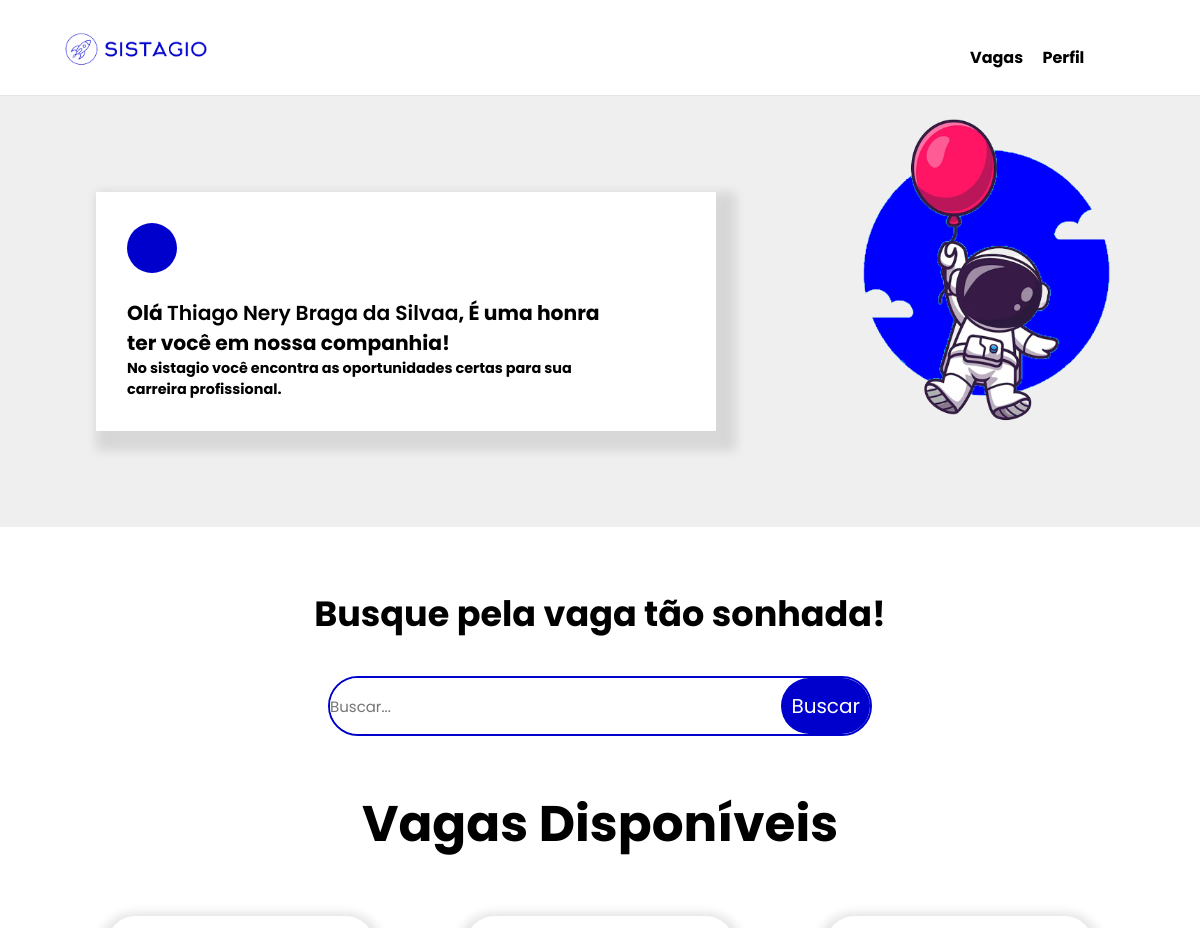
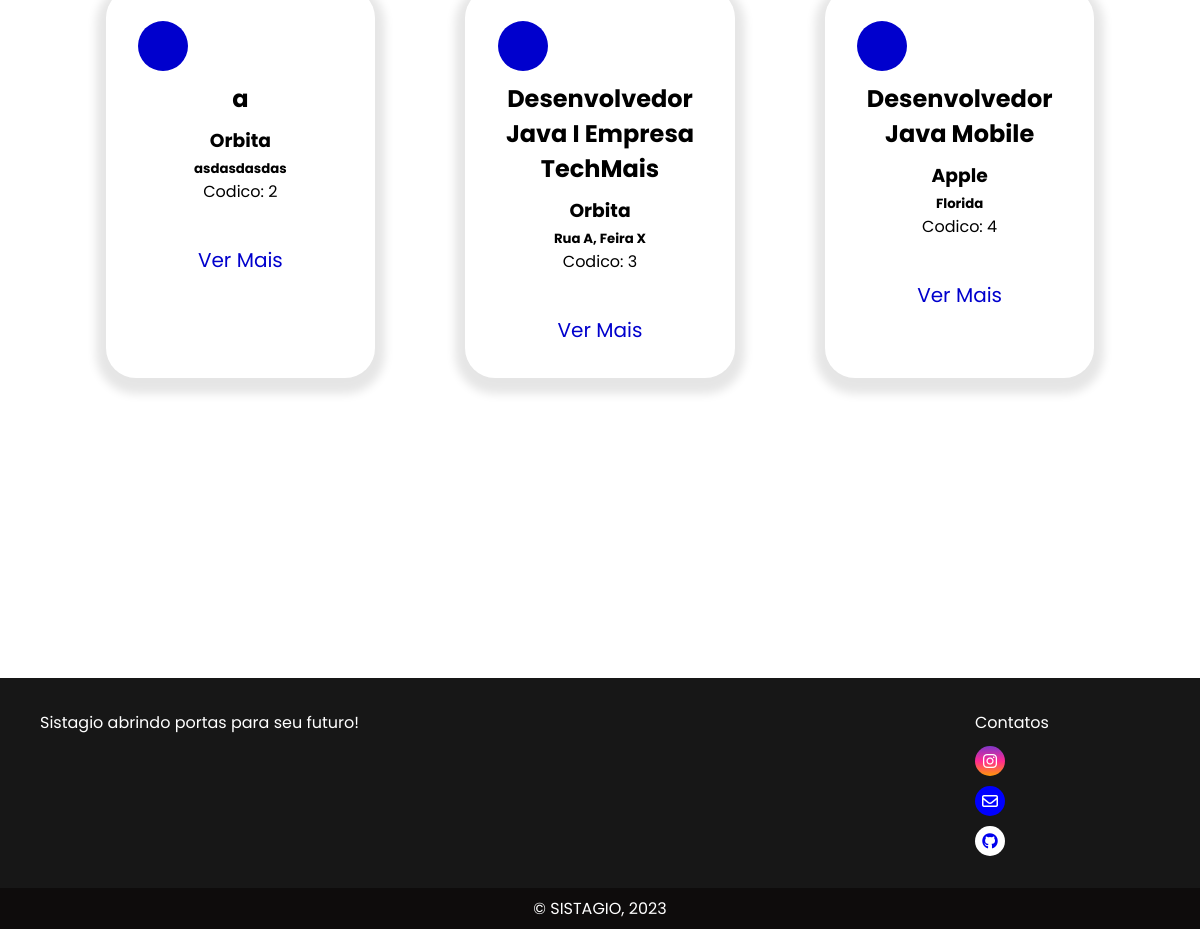
The page /vagas/ (signed in) on the database its author committed (2 pictures, top to bottom).
### post_vagas/models.py (models this page shows, shortened)
class PostVagas(models.Model):
    vag_cod = models.BigAutoField(primary_key=True)
    vag_usuario_fk = models.ForeignKey(User, on_delete=models.CASCADE)
    vag_nome = models.CharField(max_length=50,null=True,blank=True)
    vag_tell = models.CharField(max_length=50,null=True,blank=True)
    vag_email = models.EmailField(max_length=80,null=True,blank=True)
    vag_endereco = models.CharField(max_length=20,null=True,blank=True)
    vag_descricao = models.CharField(max_length=100,null=True,blank=True)
    vag_funcao = models.CharField(max_length=50,null=True,blank=True)
    vag_beneficio = models.CharField(max_length=100,null=True,blank=True)

### post_vagas/views.py (the view, shortened to what this page needs)
# urls.py: path('',views.ListaVagas.as_view(),name='homepage'),
class ListaVagas(View):
    template_name = 'post_vagas/vagas.html'
    def setup(self, *args, **kwargs):
        super().setup(*args, **kwargs)
        self.perfil = PerfilUser.objects.filter(per_pessoa_fk=self.request.user).first()
        self.contexto = {
            'perfilUsuario':self.perfil
        }
        if self.perfil.tipo != 'E':
            self.contexto['vagas'] = models.PostVagas.objects.all()
        else:
            alunos_perfil = PerfilUser.objects.filter(tipo="A")
            self.contexto['alunos_perfil'] = alunos_perfil
        self.page = render(self.request, self.template_name, self.contexto)
    def get(self, *args, **kwargs):
        return self.page

### post_vagas/templates/post_vagas/vagas.html (shortened to what this page needs)
{% extends 'base.html' %}
{% load static %}
{% block style %}
<link rel="stylesheet" href="{% static 'vagas.css'%}">{% endblock %}
{% block conteudo %}
{% include 'parcias/_header.html' %}
<main class="main">
    <div class="container-apresentacao-main">
        <div class="itens-info">
            <div class="infoInicio">
                <div class="roda"></div>
                <h3 title="carrossel">Olá <span class="nome-pessoa">{{user.first_name}}</span>, É uma honra ter você em
                    nossa companhia!</h3>
                <h5 class="subtitulo-carrosel">No sistagio você encontra as oportunidades certas para sua carreira
                    profissional.</h5>
            </div>
        </div>
        <div class="itens-img-main">
            <img src="/static/imagens/img-inicio-mainn.png" alt="computador" id="img-computador-main">
        </div>
    </div>
    <form class="busca" method="POST" action="{% url 'post_vagas:homepage' %}">
        <div class="divBusca">
            <h1 class="titleBusca">{% if perfilUsuario.tipo == 'A' %}Busque pela vaga tão sonhada! {%else%}
                Busque por alunos!{%endif%} </h1>
            <div class="itensBusca">
                    <input type="text" id="txtBusca" placeholder="Buscar..." value="{{busca}}" name="busca" />
                    <button id="btnBusca">Buscar</button>
            </div>
        </div>
    </form>
    {% if perfilUsuario.tipo == 'A' %}
    <section class="vagas">
        <h1 class="title-container-vagas">Vagas Disponíveis</h1>
        <div class="containerVagas">
            {% for vaga in vagas %}
            <div class="box-vagas" id="urlRequisicao" data-url="{% url 'post_vagas:verificacao' %}">
                <div class="card-vagas">
                    <div class="itens-vagas">
                        <div class="roda"></div>
                        <h2 class="vaga_name">{{ vaga.vag_nome}}</h2>
                        <h3 class="title-empresa">{{ vaga.vag_usuario_fk.first_name}}</h3>
                        <h5 class="endereco">{{ vaga.vag_endereco}}</h5>
                        <p>Codico: <vaga_codigo id="vaga_codigo">{{vaga.vag_cod}}</vaga_codigo>
                        </p>
                    </div>
                    <div class="itens-btn">
                        <a class=" btn-ver-mais {{vaga.vag_nome}}">Ver Mais</a>
                    </div>
                </div>
            </div>
            {% endfor %}
        </div>
    </section>
</main>
{%endif%}
{% include 'parcias/_footer.html'%}
{% endblock %}

### templates/static/vagas.css (style rules this page uses)
* { margin:0; padding:0; font-family: 'Poppins' , sans-serif; }
.roda { background-color: #0000CD; width: 50px; height: 50px; border-radius: 50%; margin-bottom: 5%; }
.container-apresentacao-main { background-color: #ebebebc4; display: flex; }
.itens-info { background-color: #fff; margin: 8%; box-shadow: 10px 10px 10px 10px rgba(0, 0, 0, 0.1); height: 10%; }
#img-computador-main { width: 90%; transform: translateY(0px); animation: float 3s ease-in-out infinite; }
.infoInicio { padding: 5%; font-size: 13pt; width: 80%; }
.nome-pessoa { font-weight: 600; }
form.busca { width: 100%; text-align: center; margin-top: 5%; }
.divBusca { text-align: center; height: 10vh; }
.divBusca h1 { font-size: 35px; margin-bottom: 3%; }
.itensBusca { border: solid 2px #0000CD; width: 45%; display: flex; border-radius: 30px; margin: 0 auto; }
.itensBusca input { font-size: 15px; border: none; width: 100%; height: 7vh; border-radius: 35px; outline: none; }
.itensBusca button { font-size: 20px; height: 7vh; padding: 10px; border-radius: 30px; border: none; cursor: pointer; color: white; background-color: #0000CD; }
.vagas { display: block; padding: 10%; text-align: center; padding: 10% 5% 10% 5%; }
.title-container-vagas { font-size: 50px; }
.card-vagas { box-shadow: 0px 6px 10px 10px rgba(0, 0, 0, 0.1); padding: 9%; width: 57%; border-radius: 30px; }
.containerVagas { display: flex; width: 100%; flex-wrap: wrap; justify-content: center; }
.box-vagas { margin-top: 5%; display: flex; width: 33.3%; justify-content: space-around; flex-direction: row; }
.itens-btn { margin-top: 20%; }
.itens-vagas h2 { margin-bottom: 5%; }
.itens-vagas h5 { margin-top: 2%; }
.btn-ver-mais { text-decoration: none; color: #0000CD; font-size: 20px; }

### templates/static/_footer.css (style rules this page uses)
:root { --color-neutral-0: #0e0c0c; --color-neutral-10: #171717; --color-neutral-0: #0e0c0c; }

### rows shown on the page
PostVagas: vag_nome "a", vag_usuario_fk.first_name "Orbita", vag_endereco "asdasdasdas", vag_cod "2"
PostVagas: vag_nome "Desenvolvedor Java I Empresa TechMais", vag_usuario_fk.first_name "Orbita", vag_endereco "Rua A, Feira X", vag_cod "3"
PostVagas: vag_nome "Desenvolvedor Java Mobile", vag_usuario_fk.first_name "Apple", vag_endereco "Florida", vag_cod "4"

### other values the page prints
{{ user.first_name }} "Thiago Nery Braga da Silvaa"
